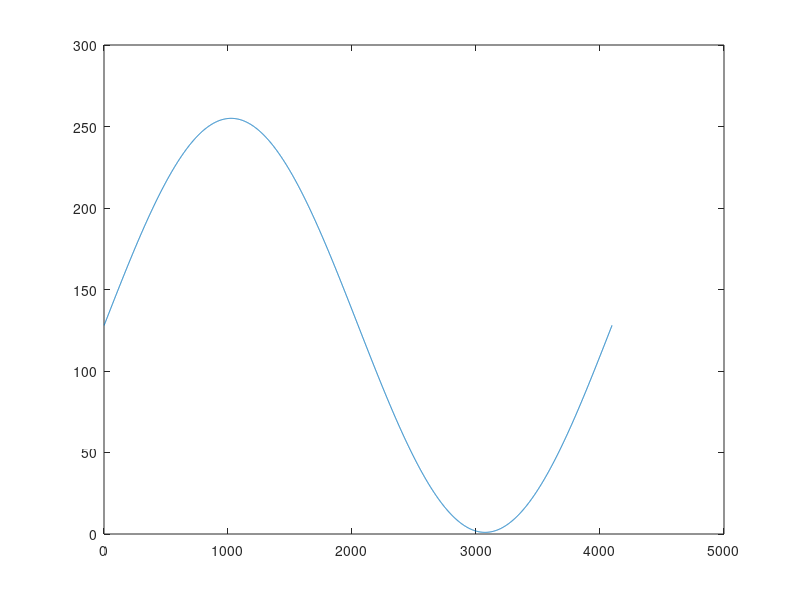

The MATLAB source for this figure:
%绘制正弦波

F1 = 1;		%信号频率
Fs = 2^12;	%采样频率
N = 2^12;	%采样数量
t = [0:1 / 2^12:N / 2^12];	%采样时间
P1 = 0;		%信号初始相位
ADC = 2^7;	%直流分量
A = 2^7 - 1;%信号幅度

y = A * sin(2 * pi * F1 * t + pi * P1 / 180) + ADC;

plot(y);	%绘制正弦波

%打开或者创建文件，以文本形式覆盖现有的
file = fopen("C:\Users\Hasee\Desktop\sine_wave.mif","wt");	

fprintf(file, '%s\n', "WIDTH=8;");			%cell单元格宽度为8
fprintf(file, '%s\n\n', "DEPTH=4096;");		%cell单元格可存储地址个数为4096

fprintf(file,'%s\n',"ADDRESS_RADIX=UNS;")	%address格式为无符号整数
fprintf(file,'%s\n\n',"DATA_RADIX=UNS;")	%数据格式为无符号整数

fprintf(file,'%s\t%s\n',"CONTENT","BEGIN")	%\t制表符对齐

for i = 1:N

	s0 = i / 2^12;
	y = A * sin(2 * pi * F1 * s0 + pi * P1 / 180) + ADC;
	y_out = round(y);

	fprintf(file,'\t%g',i - 1);
	fprintf(file,'\t%s\t',":");
	fprintf(file,'%d%s\n',y_out,";");

end

fprintf(file,'%s',"END;");

fclose(file);